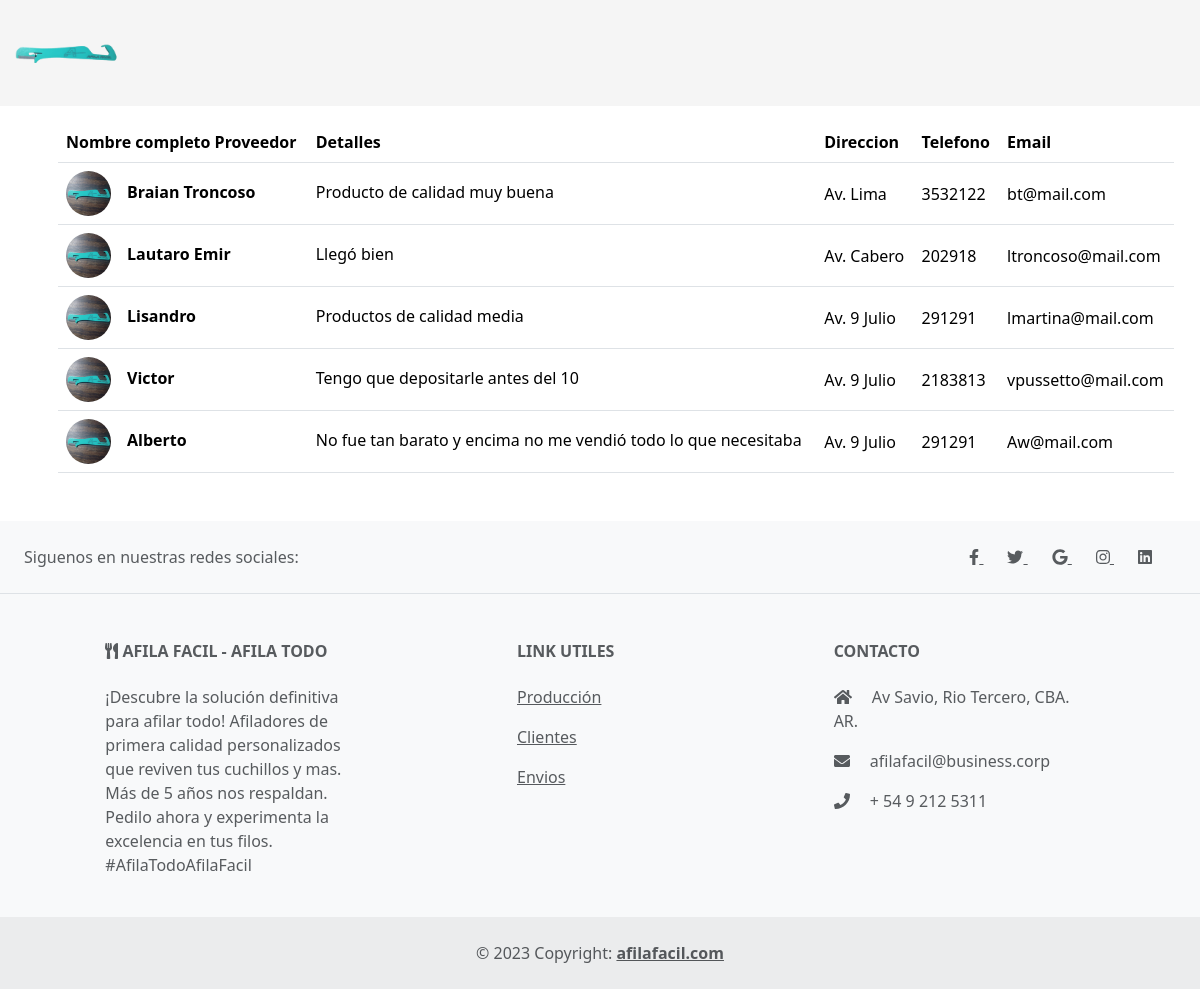
Screenshot of /proveedores/ with the database file from the repository.
### proveedores/models.py (models this page shows, shortened)
class Proveedores(models.Model):
    nombre = models.CharField(max_length=50)
    detalle = models.CharField(max_length=200, blank=True)
    direccion = models.CharField(max_length=100)
    telefono = models.IntegerField(null=True, blank=True)
    email = models.CharField(max_length=100)
    imagen = models.TextField(null=True, blank=True)
    def get_imagen_url(self):
        if self.imagen:
            return f"/static/img/{self.imagen}"
        else:
            return "/static/img/afilador.jpeg"
    class Meta:
        db_table = 'proveedores'
        verbose_name = "Proveedores"

### proveedores/views.py (the view)
# urls.py: path('', views.mostrar_proveedores, name='proveedores'),
def mostrar_proveedores(request):
    proveedores = Proveedores.objects.all()
    return render(request,'proveedores.html',{'proveedores': proveedores, 'mensaje': "No hay Proveedores"})

### proveedores/templates/proveedores.html (shortened to what this page needs)
{% extends "materias_primas/layout.html" %}
{% load static %}
{% block content %}
{% if proveedores%}
<div class="container">
    <table class="table align-middle mb-0 bg-white m-3 mb-5">
        <thead class="bg-light">
        <tr>
            <th>Nombre completo Proveedor</th>
            <th>Detalles</th>
            <th>Direccion</th>
            <th>Telefono</th>
            <th>Email</th>
        </tr>
        </thead>
        <tbody>
        {% for proveedor in proveedores %}
            <tr>
                <td>
                <div class="d-flex align-items-center">
                    <img
                        src="{{ proveedor.get_imagen_url }}"
                        alt="NO-IMG"
                        style="width: 45px; height: 45px"
                        class="rounded-circle"
                        />
                    <div class="ms-3">
                    <p class="fw-bold mb-1 ml-2">{{proveedor.nombre}}</p>
                    </div>
                </div>
                </td>
                <td>
                <p class="fw-normal mb-1">{{ proveedor.detalle }}</p>
                </td>
                <td>{{ proveedor.direccion }}</td>
                <td>{{ proveedor.telefono }}</td>
                <td>{{ proveedor.email }}</td>
            </tr>
        {%endfor%}
        </tbody>
    </table>
{%else%}
    {{ mensaje }}
{%endif%}
</div>
{% endblock %}

### rows the page displays
Proveedores: nombre "Braian Troncoso", detalle "Producto de calidad muy buena", direccion "Av. Lima", telefono "3532122", email "bt@mail.com"
Proveedores: nombre "Lautaro Emir", detalle "Llegó bien", direccion "Av. Cabero", telefono "202918", email "ltroncoso@mail.com"
Proveedores: nombre "Lisandro", detalle "Productos de calidad media", direccion "Av. 9 Julio", telefono "291291", email "lmartina@mail.com"
Proveedores: nombre "Victor", detalle "Tengo que depositarle antes del 10", direccion "Av. 9 Julio", telefono "2183813", email "vpussetto@mail.com"
Proveedores: nombre "Alberto", detalle "No fue tan barato y encima no me vendió todo lo que necesitaba", direccion "Av. 9 Julio", telefono "291291", email "Aw@mail.com"
